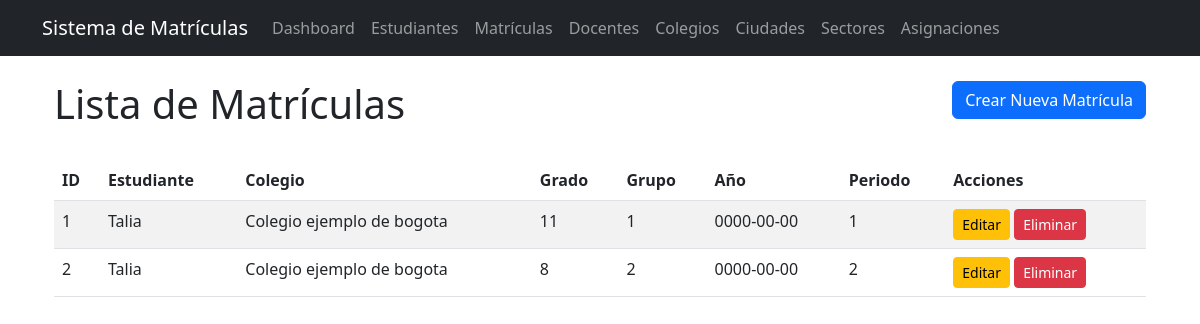
Page /index.php?vista=listar_matriculas on the committed database.
### tables this page shows
CREATE TABLE `matricula` (
  `id` int(11) NOT NULL,
  `id_estudiante` int(11) NOT NULL,
  `id_colegio` int(11) NOT NULL,
  `grado` varchar(50) NOT NULL,
  `grupo` varchar(50) DEFAULT NULL,
  `fecha` date NOT NULL,
  `periodo` varchar(50) NOT NULL
);

CREATE TABLE `estudiante` (
  `id` int(11) NOT NULL,
  `nombre` varchar(200) NOT NULL,
  `edad` int(11) NOT NULL
);

CREATE TABLE `colegio` (
  `id` int(11) NOT NULL,
  `nombre` varchar(255) NOT NULL,
  `fk_ciudad` int(11) NOT NULL,
  `fk_sector` int(11) NOT NULL
);

### app/controllers/MatriculaController.php (called while the page is built, shortened)
<?php
require_once __DIR__ . '/../models/Matricula.php';
class MatriculaController {
    private $matricula;
    public function __construct() {
        $this->matricula = new Matricula();
    }
    public function index() {
        try {
            $matriculas = $this->matricula->getAll();
            require_once __DIR__ . '/../views/matriculas/index.php';
            $content = ob_get_clean();
            return $content;
        } catch (Exception $e) {
            error_log('Error en index de matrículas: ' . $e->getMessage());
            error_log('Stack trace: ' . $e->getTraceAsString());
            setFlashMessage('error', 'Error al obtener la lista de matrículas: ' . $e->getMessage());
            header('Location: index.php?vista=dashboard');
            exit;
        }
    }
}

### index.php (called while the page is built, shortened)
<?php
require_once __DIR__ . '/app/models/Estudiante.php';
require_once __DIR__ . '/app/models/Matricula.php';
require_once __DIR__ . '/app/controllers/MatriculaController.php';
$vista = $_GET['vista'] ?? 'dashboard';
switch ($vista) {
    case 'listar_matriculas':
        $controller = new MatriculaController();
        $content = $controller->index();
        break;
}
require_once __DIR__ . '/app/views/layouts/main.php';
?>

### app/models/Matricula.php (called while the page is built, shortened)
<?php
require_once __DIR__ . '/../config/db.php';
class Matricula {
    private $pdo;
    public function __construct() {
        global $pdo;
        $this->pdo = $pdo;
    }
    public function getAll() {
        $stmt = $this->pdo->query('SELECT m.*, e.nombre AS nombre_estudiante, c.nombre AS nombre_colegio
                                FROM matricula m
                                JOIN estudiante e ON m.id_estudiante = e.id
                                JOIN colegio c ON m.id_colegio = c.id');
        return $stmt->fetchAll(PDO::FETCH_ASSOC);
    }
}
?>

### app/views/matriculas/index.php (the view)
<div class="container mt-4">
    <div class="d-flex justify-content-between align-items-center mb-4">
        <h1>Lista de Matrículas</h1>
        <a href="index.php?vista=crear_matricula" class="btn btn-primary mb-3">Crear Nueva Matrícula</a>
    </div>
    <div class="table-responsive">
        <table class="table table-striped">
            <thead>
                <tr>
                    <th>ID</th>
                    <th>Estudiante</th>
                    <th>Colegio</th>
                    <th>Grado</th>
                    <th>Grupo</th>
                    <th>Año</th>
                    <th>Periodo</th>
                    <th>Acciones</th>
                </tr>
            </thead>
            <tbody>
            <?php
            if (!empty($matriculas)) {
                foreach ($matriculas as $matricula) {
            ?>
                    <tr>
                        <td><?= htmlspecialchars($matricula['id']) ?></td>
                        <td><?= htmlspecialchars($matricula['nombre_estudiante']) ?></td>
                        <td><?= htmlspecialchars($matricula['nombre_colegio']) ?></td>
                        <td><?= htmlspecialchars($matricula['grado']) ?></td>
                        <td><?= htmlspecialchars($matricula['grupo']) ?></td>
                        <td><?= htmlspecialchars($matricula['fecha']) ?></td>
                        <td><?= htmlspecialchars($matricula['periodo']) ?></td>
                        <td>
                            <a href="index.php?vista=editar_matricula&id=<?= htmlspecialchars($matricula['id']) ?>" class="btn btn-sm btn-warning">Editar</a>
                            <a href="index.php?eliminar_matricula=<?= htmlspecialchars($matricula['id']) ?>" class="btn btn-sm btn-danger" onclick="return confirm('¿Está seguro de eliminar esta matrícula?')">Eliminar</a>
                        </td>
                    </tr>
            <?php
                }
            } else {
            ?>
                <tr>
                    <td colspan="8" class="text-center">No hay matrículas registradas</td>
                </tr>
            <?php
            }
            ?>
            </tbody>
        </table>
    </div>
</div>

### rows in the picture
matricula: id "1", id_estudiante.nombre "Talia", id_colegio.nombre "Colegio ejemplo de bogota", grado "11", grupo "1", fecha "0000-00-00", periodo "1"
matricula: id "2", id_estudiante.nombre "Talia", id_colegio.nombre "Colegio ejemplo de bogota", grado "8", grupo "2", fecha "0000-00-00", periodo "2"
